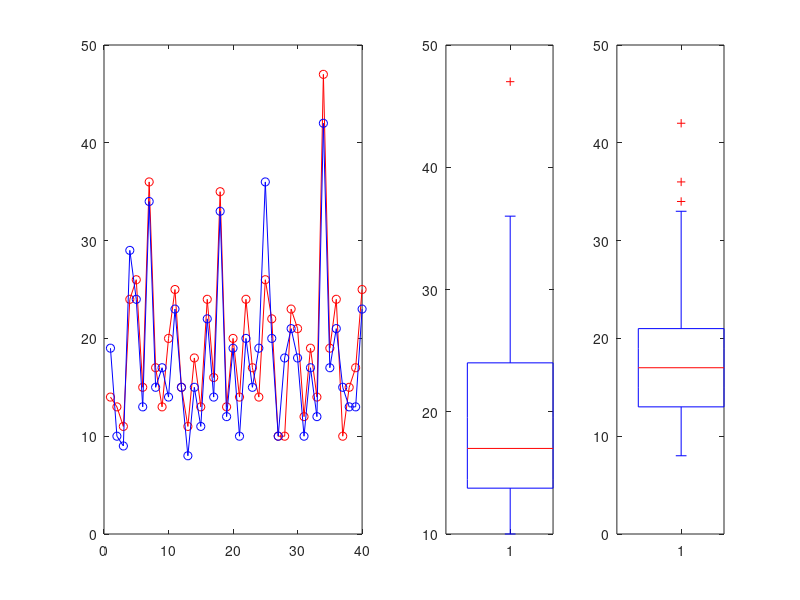

The MATLAB source for this figure:
% open file
file = fopen('czytelnictwo.csv');
data = textscan(file, '%f %f','Delimiter', ',', 'HeaderLines', 1);
fclose(file);

% select relevant data
przed  = data{1};
po = data{2};

subplot(121);
plot(przed,'-ro');
hold on;
plot(po,'-bo');

subplot(143);
boxplot(przed);
subplot(144);
boxplot(po);

disp('H0 = Nie ma zmiany w czytelnictie');
[p, h, stats] = signtest(przed,po)

disp('mediany');
mb = median(przed)
ma = median(po)

sb = mean(przed)
sa = mean(po)